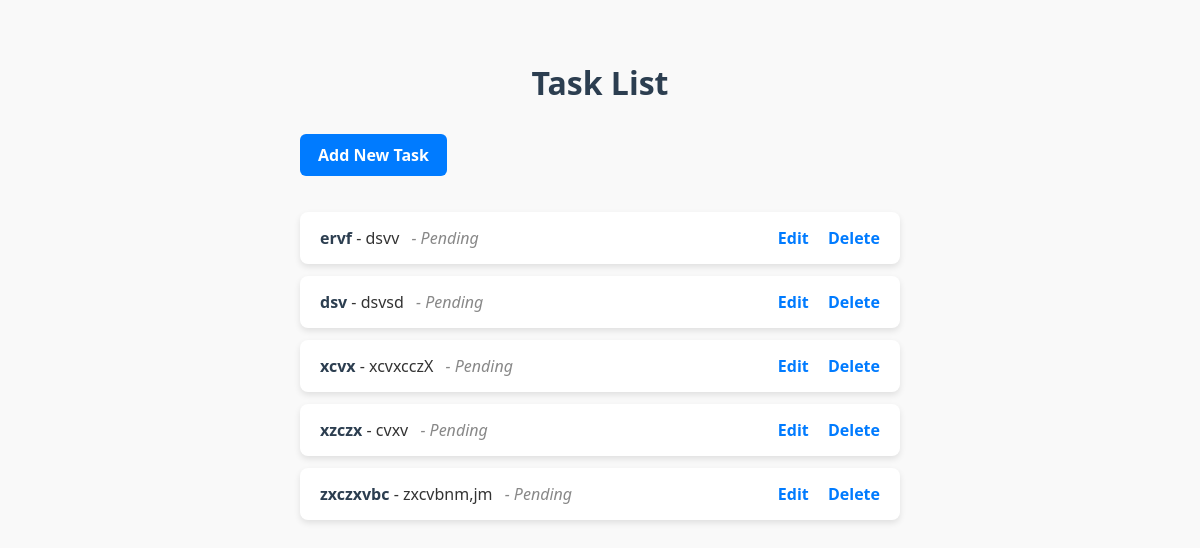
The page / on the database its author committed.
### tasks/models.py (models this page shows, shortened)
class Task(models.Model):
    title = models.CharField(max_length=100)
    description = models.TextField(blank=True)
    completed = models.BooleanField(default=False)

### tasks/views.py (the view)
# urls.py: path('', views.task_list, name='task_list'),
def task_list(request):
    tasks = Task.objects.all()
    return render(request, 'tasks/task_list.html', {'tasks': tasks})

### tasks/templates/tasks/task_list.html (shortened to what this page needs)
<!DOCTYPE html>
<html>
<head>
</head>
<body>
  <h1>Task List</h1>
  <a href="{% url 'tasks:task_create' %}" class="add-task">Add New Task</a>
  <ul>
    {% for task in tasks %}
    <li>
      <div class="task-info">
        <span class="task-title">{{ task.title }}</span> - {{ task.description }}
        <span class="task-status">
          - {% if task.completed %}Completed{% else %}Pending{% endif %}
        </span>
      </div>
      <div class="actions">
        <a href="{% url 'tasks:task_update' task.id %}">Edit</a>
        <a href="{% url 'tasks:task_delete' task.id %}">Delete</a>
      </div>
    </li>
    {% empty %}
    <li class="no-tasks">No tasks yet!</li>
    {% endfor %}
  </ul>
</body>
</html>

### tasks/templates/tasks/task_list.html (style rules this page uses)
body { font-family: 'Segoe UI', Tahoma, Geneva, Verdana, sans-serif; background: #f9f9f9; padding: 40px 20px; max-width: 600px; margin: auto; color: #333; }
h1 { text-align: center; margin-bottom: 30px; color: #2c3e50; }
a.add-task { display: inline-block; margin-bottom: 20px; background-color: #007bff; color: white; padding: 10px 18px; border-radius: 6px; text-decoration: none; font-weight: 600; transition: background-color 0.3s ease; }
ul { list-style-type: none; padding-left: 0; }
li { background: white; margin-bottom: 12px; padding: 15px 20px; border-radius: 8px; box-shadow: 0 3px 6px rgba(0,0,0,0.1); display: flex; justify-content: space-between; align-items: center; transition: background-color 0.3s; }
.task-info { max-width: 60%; overflow-wrap: break-word; }
.task-title { font-weight: 700; color: #2c3e50; }
.task-status { font-style: italic; color: #888; margin-left: 8px; }
.actions a { margin-left: 15px; text-decoration: none; color: #007bff; font-weight: 600; transition: color 0.2s; }

### rows shown on the page
Task: title "ervf", description "dsvv", completed "Pending"
Task: title "dsv", description "dsvsd", completed "Pending"
Task: title "xcvx", description "xcvxcczX", completed "Pending"
Task: title "xzczx", description "cvxv", completed "Pending"
Task: title "zxczxvbc", description "zxcvbnm,jm", completed "Pending"
